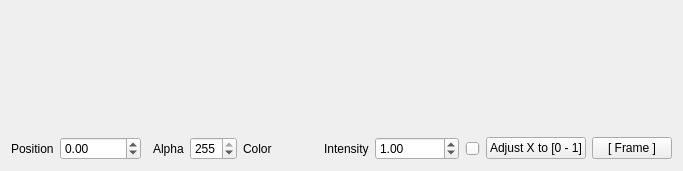
<?xml version="1.0" encoding="UTF-8"?>
<ui version="4.0">
 <class>ColorGradientEditorWidget</class>
 <widget class="QWidget" name="ColorGradientEditorWidget">
  <property name="geometry">
   <rect>
    <x>0</x>
    <y>0</y>
    <width>627</width>
    <height>169</height>
   </rect>
  </property>
  <property name="windowTitle">
   <string>Form</string>
  </property>
  <layout class="QVBoxLayout" name="verticalLayout">
   <item>
    <widget class="ezQtColorGradientWidget" name="GradientWidget" native="true">
     <property name="sizePolicy">
      <sizepolicy hsizetype="Preferred" vsizetype="MinimumExpanding">
       <horstretch>0</horstretch>
       <verstretch>0</verstretch>
      </sizepolicy>
     </property>
     <property name="minimumSize">
      <size>
       <width>0</width>
       <height>120</height>
      </size>
     </property>
    </widget>
   </item>
   <item>
    <layout class="QHBoxLayout" name="horizontalLayout">
     <item>
      <widget class="QLabel" name="label">
       <property name="text">
        <string>Position</string>
       </property>
      </widget>
     </item>
     <item>
      <widget class="QDoubleSpinBox" name="SpinPosition">
       <property name="minimum">
        <double>-10000.000000000000000</double>
       </property>
       <property name="maximum">
        <double>10000.000000000000000</double>
       </property>
       <property name="singleStep">
        <double>0.100000000000000</double>
       </property>
      </widget>
     </item>
     <item>
      <widget class="QWidget" name="ColorWidget" native="true"/>
     </item>
     <item>
      <widget class="QLabel" name="LabelAlpha">
       <property name="text">
        <string>Alpha</string>
       </property>
      </widget>
     </item>
     <item>
      <widget class="QSpinBox" name="SpinAlpha">
       <property name="maximum">
        <number>255</number>
       </property>
       <property name="singleStep">
        <number>10</number>
       </property>
       <property name="value">
        <number>255</number>
       </property>
      </widget>
     </item>
     <item>
      <widget class="QLabel" name="LabelColor">
       <property name="text">
        <string>Color</string>
       </property>
      </widget>
     </item>
     <item>
      <widget class="QPushButton" name="ButtonColor">
       <property name="text">
        <string/>
       </property>
       <property name="flat">
        <bool>true</bool>
       </property>
      </widget>
     </item>
     <item>
      <widget class="QLabel" name="LabelIntensity">
       <property name="text">
        <string>Intensity</string>
       </property>
      </widget>
     </item>
     <item>
      <widget class="QDoubleSpinBox" name="SpinIntensity">
       <property name="maximum">
        <double>100000.000000000000000</double>
       </property>
       <property name="singleStep">
        <double>0.100000000000000</double>
       </property>
       <property name="value">
        <double>1.000000000000000</double>
       </property>
      </widget>
     </item>
     <item>
      <widget class="QSlider" name="SliderAlpha">
       <property name="maximum">
        <number>255</number>
       </property>
       <property name="value">
        <number>255</number>
       </property>
       <property name="orientation">
        <enum>Qt::Horizontal</enum>
       </property>
      </widget>
     </item>
     <item>
      <spacer name="horizontalSpacer">
       <property name="orientation">
        <enum>Qt::Horizontal</enum>
       </property>
       <property name="sizeHint" stdset="0">
        <size>
         <width>40</width>
         <height>20</height>
        </size>
       </property>
      </spacer>
     </item>
     <item>
      <widget class="QPushButton" name="ButtonNormalize">
       <property name="text">
        <string>Adjust X to [0 - 1]</string>
       </property>
      </widget>
     </item>
     <item>
      <widget class="QPushButton" name="ButtonFrame">
       <property name="text">
        <string>[ Frame ]</string>
       </property>
      </widget>
     </item>
    </layout>
   </item>
  </layout>
 </widget>
 <customwidgets>
  <customwidget>
   <class>ezQtColorGradientWidget</class>
   <extends>QWidget</extends>
   <header location="global">GuiFoundation/Widgets/ColorGradientWidget.moc.h</header>
   <container>1</container>
  </customwidget>
 </customwidgets>
 <resources>
  <include location="../QtResources/resources.qrc"/>
 </resources>
 <connections/>
</ui> 
